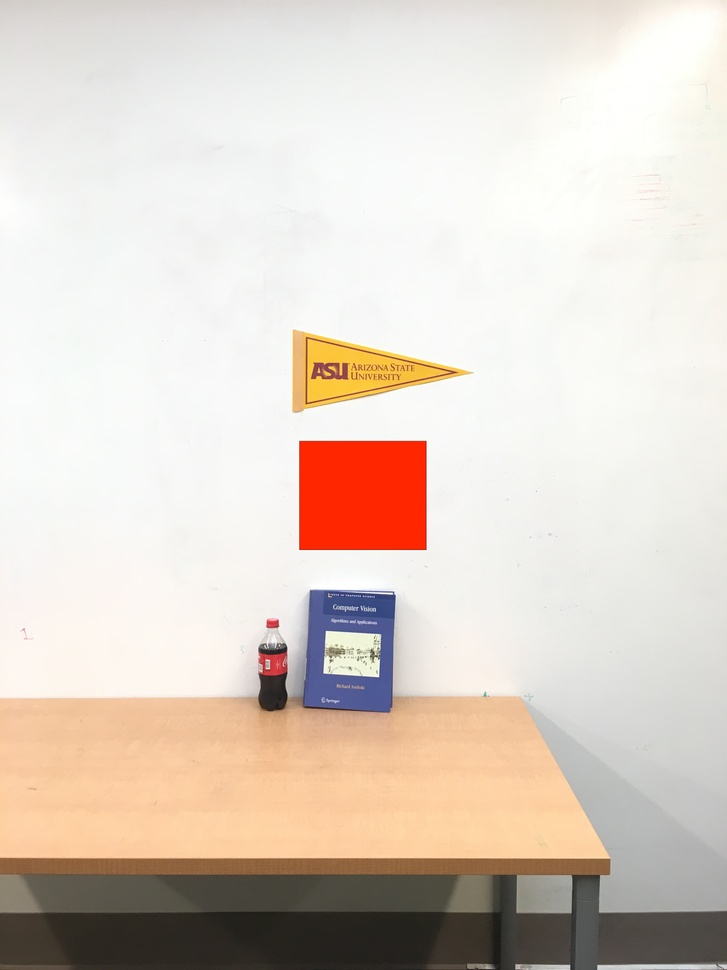
#> input picture plot/2percent.JPG, 727 x 970 px, shrunk from 3024 x 4032 before the run, found by its file name
$ python percent.py
#> lines starting #> are read from the running program, lines starting #| are printed output that depends on the picture
import matplotlib.pyplot as plt
import matplotlib.image as mpimg
from matplotlib.offsetbox import (TextArea, DrawingArea, OffsetImage,AnnotationBbox)
import numpy as np

y0=[np.nan,np.nan,np.nan,np.nan,np.nan,np.nan,np.nan,np.nan,np.nan,np.nan,np.nan,np.nan,np.nan,np.nan,np.nan,np.nan,np.nan,np.nan,np.nan,np.nan,np.nan,1.79,1.15,1.45,1.28,1.13,1.01,0.9,0.82,0.67,0.65,0.57,0.45,0.32,0.25,0.2,0.16,0.14,0.13,0.11,0.08,0.08,0.07,0.07,0.06,0.05,0.04,0.04,0.03,0.03]

y40=[np.nan,np.nan,np.nan,np.nan,np.nan,np.nan,np.nan,np.nan,np.nan,np.nan,np.nan,np.nan,np.nan,np.nan,np.nan,np.nan,np.nan,np.nan,np.nan,np.nan,np.nan,np.nan,np.nan,np.nan,2.34,2.08,1.85,1.66,1.5,1.24,1.19,1.04,0.82,0.59,0.46,0.38,0.3,0.26,0.24,0.2,0.16,0.14,0.13,0.12,0.11,0.09,0.08,0.07,0.06,0.06]

x=[0.000768,0.001728,0.003072,0.0048,0.0075,0.0108,0.0147,0.017328,0.0192,0.0243,0.03,0.0363,0.047628,0.0588,0.0675,0.0768,0.0972,0.12,0.1452,0.1728,0.1875,0.2187,0.2523,0.27,0.3072,0.3468,0.3888,0.4332,0.48,0.5808,0.6075,0.6912,0.8748,1.2288,1.5552,1.92,2.43,2.7648,3,3.63,4.6128,5.07,5.5488,5.88,6.75,7.8732,8.8752,9.9372,11.244288,12]

xy1=[0,2]
xy2=[0,0.5]
fig, ax = plt.subplots()
img1 = mpimg.imread('/Users/Americadog/Documents/phd/Hotmobilereconfig/result/2percent.JPG')
#> img1 is the input picture: shape (970, 727, 3); mean R, G, B 222.1, 210.2, 200.1
imagebox = OffsetImage(img1, zoom=0.07)
imagebox.image.axes = ax
ab = AnnotationBbox(imagebox, xy1,
xybox=(250., -60.), xycoords='data',
boxcoords="offset points",
pad=0.5,
arrowprops=dict(
arrowstyle="->",
connectionstyle="angle,angleA=90,angleB=180,rad=3"))
ax.add_artist(ab)
img2 = mpimg.imread('/Users/Americadog/Documents/phd/Hotmobilereconfig/result/05percent.JPG')
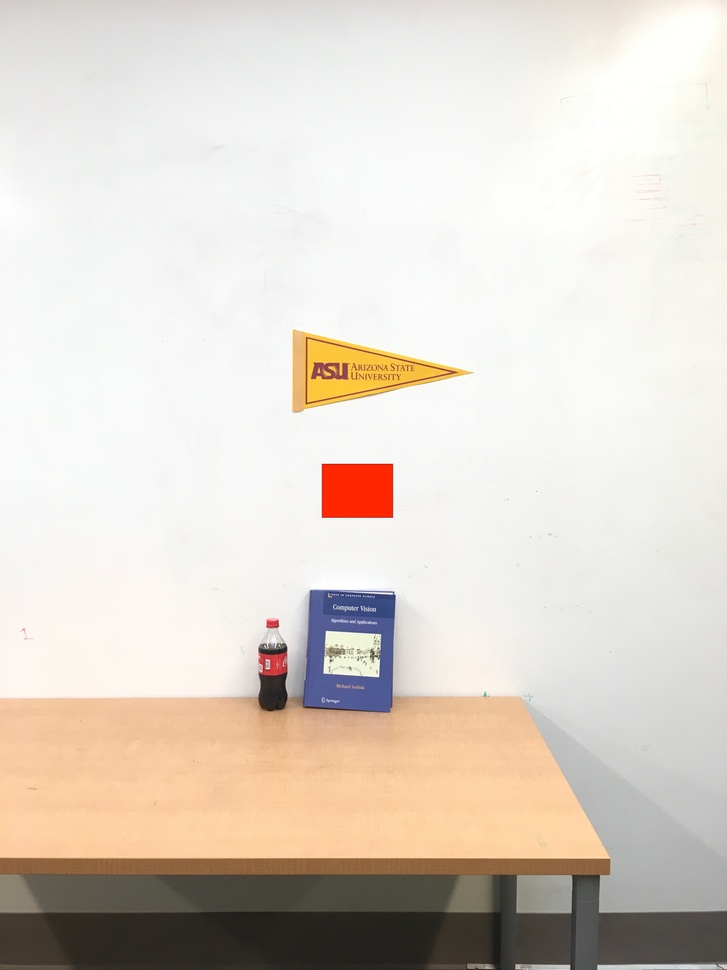
#> input picture plot/05percent.JPG, 727 x 970 px, shrunk from 3024 x 4032 before the run, found by its file name
#> img2 is the input picture: shape (970, 727, 3); mean R, G, B 222, 213.2, 203.5
imagebox = OffsetImage(img2, zoom=0.07)
imagebox.image.axes = ax
ab = AnnotationBbox(imagebox, xy2,
xybox=(800., 70.), xycoords='data',
boxcoords="offset points",
pad=0.5,
arrowprops=dict(
arrowstyle="->",
connectionstyle="angle,angleA=90,angleB=180,rad=3"))
ax.add_artist(ab)
ax.plot(x, y0, 'k*',label="0˚   View angle", markersize = 20)
ax.plot(x, y40, 'c^',label="48˚ View angle", markersize = 20)
plt.xlabel('Number of megapixels captured per frame', fontsize = 48)
plt.ylabel('Min. marker pixels as\npercentage of frame', fontsize = 48)
plt.xticks(fontsize=34)
plt.yticks(fontsize=34)
plt.legend(loc = 'upper right', fontsize=48)
plt.show()
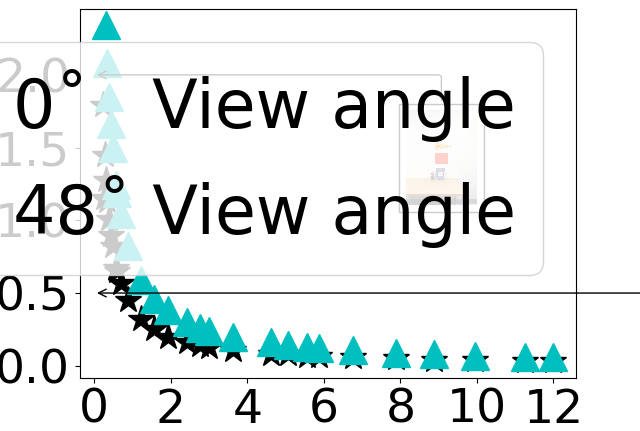
#> figure drawn by matplotlib, 1 panel
